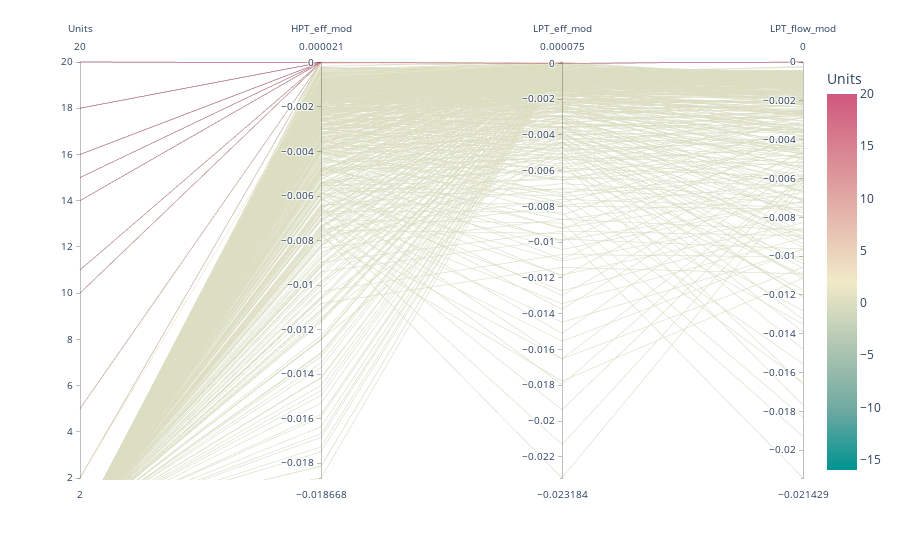

The notebook cell saved with this chart:
### Code cell
import plotly.express as px
varsel = ['unit', 'HPT_eff_mod', 'LPT_eff_mod', 'LPT_flow_mod']
df_Tss = df_Ts.loc[:,varsel]
fig = px.parallel_coordinates(df_Tss, color="unit", labels={"unit": "Units",
                              "HPT_eff_mod": "HPT_eff_mod", "LPT_eff_mod": "LPT_eff_mod",
                              "LPT_flow_mod": "LPT_flow_mod", },
                              color_continuous_scale=px.colors.diverging.Tealrose,
                              color_continuous_midpoint=2)
fig.show()

### Figure 1 — Plotly figure (JSON) as saved in the notebook; plotly's stock layout.template omitted (floating-point values rounded to 4 significant figures; data arrays with more than 128 entries replaced by an {"elided": "..."} marker saying what was removed)
{"data": [{"dimensions": [{"label": "Units", "values": {"elided": "1295 int values"}}, {"label": "HPT_eff_mod", "values": {"elided": "1295 float values"}}, {"label": "LPT_eff_mod", "values": {"elided": "1295 float values"}}, {"label": "LPT_flow_mod", "values": {"elided": "1295 float values"}}], "domain": {"x": [0, 1], "y": [0, 1]}, "line": {"color": {"elided": "1295 int values"}, "coloraxis": "coloraxis"}, "name": "", "type": "parcoords"}], "layout": {"coloraxis": {"cmid": 2, "colorbar": {"title": {"text": "Units"}}, "colorscale": [[0, "rgb(0, 147, 146)"], [0.1667, "rgb(114, 170, 161)"], [0.3333, "rgb(177, 199, 179)"], [0.5, "rgb(241, 234, 200)"], [0.6667, "rgb(229, 185, 173)"], [0.8333, "rgb(217, 137, 148)"], [1, "rgb(208, 88, 126)"]]}, "legend": {"tracegroupgap": 0}, "margin": {"t": 60}}}
